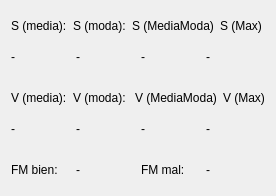
                    <widget class="QWidget" name="tab_4">
                     <property name="styleSheet">
                      <string notr="true">* {font: 63 oblique 12pt &quot;URW Gothic&quot;;}</string>
                     </property>
                     <attribute name="title">
                      <string>Imagen Correcta</string>
                     </attribute>
                     <layout class="QVBoxLayout" name="verticalLayout_3" stretch="3,2,1,3,2,1,3">
                      <item>
                       <layout class="QHBoxLayout" name="horizontalLayout_21">
                        <item>
                         <widget class="QLabel" name="label_15">
                          <property name="styleSheet">
                           <string notr="true"/>
                          </property>
                          <property name="text">
                           <string>S (media):</string>
                          </property>
                         </widget>
                        </item>
                        <item>
                         <widget class="QLabel" name="label_16">
                          <property name="styleSheet">
                           <string notr="true"/>
                          </property>
                          <property name="text">
                           <string>S (moda):</string>
                          </property>
                         </widget>
                        </item>
                        <item>
                         <widget class="QLabel" name="label_7">
                          <property name="styleSheet">
                           <string notr="true"/>
                          </property>
                          <property name="text">
                           <string>S (MediaModa)</string>
                          </property>
                         </widget>
                        </item>
                        <item>
                         <widget class="QLabel" name="label_8">
                          <property name="styleSheet">
                           <string notr="true"/>
                          </property>
                          <property name="text">
                           <string>S (Max)</string>
                          </property>
                         </widget>
                        </item>
                       </layout>
                      </item>
                      <item>
                       <layout class="QHBoxLayout" name="horizontalLayout_22">
                        <item>
                         <widget class="QLabel" name="label_smedia_2">
                          <property name="styleSheet">
                           <string notr="true">font: 63 oblique 20pt &quot;URW Gothic&quot;;</string>
                          </property>
                          <property name="text">
                           <string>-</string>
                          </property>
                         </widget>
                        </item>
                        <item>
                         <widget class="QLabel" name="label_smoda_2">
                          <property name="styleSheet">
                           <string notr="true">font: 63 oblique 20pt &quot;URW Gothic&quot;;</string>
                          </property>
                          <property name="text">
                           <string>-</string>
                          </property>
                         </widget>
                        </item>
                        <item>
                         <widget class="QLabel" name="label_smedmod">
                          <property name="styleSheet">
                           <string notr="true">font: 63 oblique 20pt &quot;URW Gothic&quot;;</string>
                          </property>
                          <property name="text">
                           <string>-</string>
                          </property>
                         </widget>
                        </item>
                        <item>
                         <widget class="QLabel" name="label_smax">
                          <property name="styleSheet">
                           <string notr="true">font: 63 oblique 20pt &quot;URW Gothic&quot;;</string>
                          </property>
                          <property name="text">
                           <string>-</string>
                          </property>
                         </widget>
                        </item>
                       </layout>
                      </item>
                      <item>
                       <spacer name="verticalSpacer_4">
                        <property name="orientation">
                         <enum>Qt::Vertical</enum>
                        </property>
                        <property name="sizeHint" stdset="0">
                         <size>
                          <width>20</width>
                          <height>40</height>
                         </size>
                        </property>
                       </spacer>
                      </item>
                      <item>
                       <layout class="QHBoxLayout" name="horizontalLayout_23">
                        <item>
                         <widget class="QLabel" name="label_9">
                          <property name="styleSheet">
                           <string notr="true"/>
                          </property>
                          <property name="text">
                           <string>V (media):</string>
                          </property>
                         </widget>
                        </item>
                        <item>
                         <widget class="QLabel" name="label_10">
                          <property name="text">
                           <string>V (moda): </string>
                          </property>
                         </widget>
                        </item>
                        <item>
                         <widget class="QLabel" name="label_11">
                          <property name="text">
                           <string>V (MediaModa)</string>
                          </property>
                         </widget>
                        </item>
                        <item>
                         <widget class="QLabel" name="label_12">
                          <property name="text">
                           <string>V (Max)</string>
                          </property>
                         </widget>
                        </item>
                       </layout>
                      </item>
                      <item>
                       <layout class="QHBoxLayout" name="horizontalLayout_24">
                        <item>
                         <widget class="QLabel" name="label_vmedia_2">
                          <property name="styleSheet">
                           <string notr="true">font: 63 oblique 20pt &quot;URW Gothic&quot;;</string>
                          </property>
                          <property name="text">
                           <string>-</string>
                          </property>
                         </widget>
                        </item>
                        <item>
                         <widget class="QLabel" name="label_vmoda_2">
                          <property name="styleSheet">
                           <string notr="true">font: 63 oblique 20pt &quot;URW Gothic&quot;;</string>
                          </property>
                          <property name="text">
                           <string>-</string>
                          </property>
                         </widget>
                        </item>
                        <item>
                         <widget class="QLabel" name="label_vmedmod">
                          <property name="styleSheet">
                           <string notr="true">font: 63 oblique 20pt &quot;URW Gothic&quot;;</string>
                          </property>
                          <property name="text">
                           <string>-</string>
                          </property>
                         </widget>
                        </item>
                        <item>
                         <widget class="QLabel" name="label_vmax">
                          <property name="styleSheet">
                           <string notr="true">font: 63 oblique 20pt &quot;URW Gothic&quot;;</string>
                          </property>
                          <property name="text">
                           <string>-</string>
                          </property>
                         </widget>
                        </item>
                       </layout>
                      </item>
                      <item>
                       <spacer name="verticalSpacer_5">
                        <property name="orientation">
                         <enum>Qt::Vertical</enum>
                        </property>
                        <property name="sizeHint" stdset="0">
                         <size>
                          <width>20</width>
                          <height>40</height>
                         </size>
                        </property>
                       </spacer>
                      </item>
                      <item>
                       <layout class="QHBoxLayout" name="horizontalLayout_25">
                        <item>
                         <widget class="QLabel" name="label_19">
                          <property name="styleSheet">
                           <string notr="true"/>
                          </property>
                          <property name="text">
                           <string>FM bien:</string>
                          </property>
                         </widget>
                        </item>
                        <item>
                         <widget class="QLabel" name="label_fmbien">
                          <property name="styleSheet">
                           <string notr="true">font: 63 oblique 18pt &quot;URW Gothic&quot;;</string>
                          </property>
                          <property name="text">
                           <string>-</string>
                          </property>
                         </widget>
                        </item>
                        <item>
                         <widget class="QLabel" name="label_31">
                          <property name="styleSheet">
                           <string notr="true"/>
                          </property>
                          <property name="text">
                           <string>FM mal:</string>
                          </property>
                         </widget>
                        </item>
                        <item>
                         <widget class="QLabel" name="label_fmmal">
                          <property name="styleSheet">
                           <string notr="true">font: 63 oblique 18pt &quot;URW Gothic&quot;;</string>
                          </property>
                          <property name="text">
                           <string>-</string>
                          </property>
                         </widget>
                        </item>
                       </layout>
                      </item>
                     </layout>
                    </widget>
